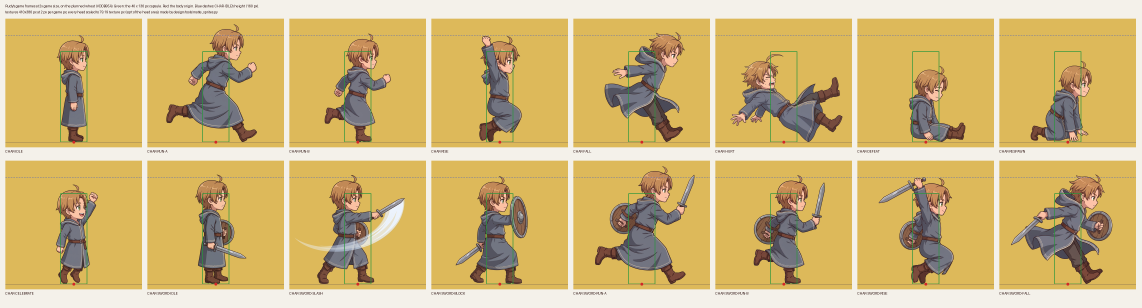
#> input picture fall-2026/shuai-z/assignment-2/generated/checks/rudy-frames-lineup.png, 3424 x 922 px (shown at 1/3 size)
$ python -i matte_sprites.py   (imports and definitions only)
#> lines starting #> are read from the running program, lines starting #| are printed output that depends on the picture; after the words box and inside, x2 and y2 are one past the last pixel; in counts of white or black regions, pixels touching at a corner belong together
#!/usr/bin/env python3
"""Turn Rudy's accepted Gemini frames into game-ready sprites for game/content/rudy/frames/.

    python3 design/tools/matte_sprites.py
    python3 design/tools/matte_sprites.py --only CHAR-DEFEAT,CHAR-SWORD-SLASH

For every frame in FRAMES:
1. Key out the flat background, and the cast shadow, which is the same color only darker. Edge pixels
   get a soft alpha and have the background color unmixed from them, so no blue fringe is left.
   Frames in TRAIL also keep the slash's motion trail as semi-transparent white.
2. Measure the head (the hair and face, holes filled) and scale the frame so the head is the same size
   in every frame. CHAR-IDLE sets that size: its full height, cowlick included, becomes 160 px,
   as in CHARACTER-SHEET.md. Overall heights then differ by pose, as they should.
   Frames are stored at DENSITY texture px per game px (2: CHAR-IDLE is 320 px tall), and drawn at
   1/DENSITY scale in the game, so they stay sharp when the 1920x1080 view is enlarged up to 2x.
3. Place every frame on one shared canvas: the lowest opaque pixel (the soles, or the seat when he
   sits) on the bottom line, and the middle of the torso on the vertical center line. That point is
   the body origin in game/content/rudy/rudy.tscn, where the 40 x 136 px capsule stands.

Writes one PNG per asset ID, frames.json (canvas, origin, and each frame's source, scale and placement),
and generated/checks/rudy-frames-lineup.png, which shows every frame against the capsule.
HEAD_SCALE and X_SHIFT hold manual corrections after looking at the lineup; each one is logged in
ASSET-LOG.md. The originals in generated/accepted/ are never changed.
Code written by Claude Code; it draws nothing new, it only cuts out, rescales and places.
"""
from __future__ import annotations

import argparse
import hashlib
import json
from pathlib import Path

import numpy as np
from PIL import Image, ImageDraw
from scipy import ndimage

ROOT = Path(__file__).resolve().parents[2]
ACCEPTED = ROOT / "generated" / "accepted"
OUT = ROOT / "game" / "content" / "rudy" / "frames"
LINEUP = ROOT / "generated" / "checks" / "rudy-frames-lineup.png"

# asset ID -> accepted original (see ASSET-LOG.md)
FRAMES = {
    "CHAR-IDLE": "CHAR-IDLE-01.jpg",
    "CHAR-RUN-A": "CHAR-RUN-A-01.jpg",
    "CHAR-RUN-B": "CHAR-RUN-B-02.jpg",
    "CHAR-RISE": "CHAR-RISE-01.jpg",
    "CHAR-FALL": "CHAR-FALL-01.jpg",
    "CHAR-HURT": "CHAR-HURT-02.jpg",
    "CHAR-DEFEAT": "CHAR-DEFEAT-01.jpg",
    "CHAR-RESPAWN": "CHAR-RESPAWN-01.jpg",
    "CHAR-CELEBRATE": "CHAR-CELEBRATE-01.jpg",
    "CHAR-SWORD-IDLE": "CHAR-SWORD-IDLE-01.jpg",
    "CHAR-SWORD-SLASH": "CHAR-SWORD-SLASH-01.jpg",
    "CHAR-SWORD-BLOCK": "CHAR-SWORD-BLOCK-01.jpg",
    "CHAR-SWORD-RUN-A": "CHAR-SWORD-RUN-A-01.jpg",
    "CHAR-SWORD-RUN-B": "CHAR-SWORD-RUN-B-01.jpg",
    "CHAR-SWORD-RISE": "CHAR-SWORD-RISE-01.jpg",
    "CHAR-SWORD-FALL": "CHAR-SWORD-FALL-01.jpg",
}
TRAIL = {"CHAR-SWORD-SLASH"}
ANCHOR = "CHAR-IDLE"
ANCHOR_HEIGHT = 160  # game px, CHARACTER-SHEET.md
DENSITY = 2  # texture px per game px; the game draws the frames at scale 1 / DENSITY

# Manual corrections after looking at the lineup. HEAD_SCALE multiplies a frame's final scale
# (the head measure is thrown off by windblown hair or a hand touching the head); X_SHIFT moves a
# frame sideways, in game px, positive to the right.
HEAD_SCALE: dict[str, float] = {
    # the raised arm hides the back of the head, so the head measures small and the frame came out
    # about 12% too big; judged by laying CHAR-IDLE's face outline over the face (2026-10-01)
    "CHAR-RISE": 0.88,
    "CHAR-SWORD-RISE": 0.88,
}
X_SHIFT: dict[str, int] = {}

PAD = 8 * DENSITY  # texture px of empty margin, so the in-engine 4 px outline fits
TRAIL_WHITE = np.array([236.0, 243.0, 252.0])


def sha12(path):
    return hashlib.sha256(Path(path).read_bytes()).hexdigest()[:12]


def matte(path, trail=False):
    """Return the figure as float RGBA (alpha 0..1) at full size, and the background color."""
#> called with trail = False
    im = np.asarray(Image.open(path).convert("RGB")).astype(float)
    h, w, _ = im.shape
#> h = 922; w = 3424
    px = w / 2048  # every distance below is tuned on 2048 px images
#> px = 1.67
    k = max(4, round(24 * px))
#> k = 40
    border = np.concatenate([im[:k].reshape(-1, 3), im[-k:].reshape(-1, 3),
                             im[:, :k].reshape(-1, 3), im[:, -k:].reshape(-1, 3)])
    bg = np.median(border, axis=0)
#> bg = [244, 241, 234]
    d = np.linalg.norm(im - bg, axis=2)
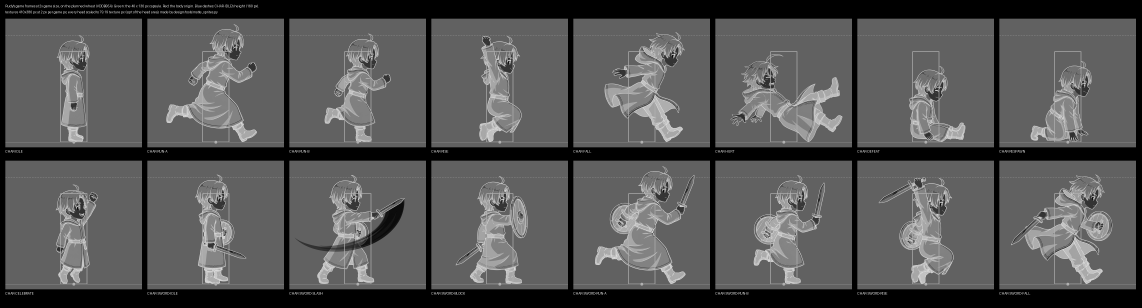
#> d: shape (922, 3424) float64 (shown at 1/3 size); min 0, max 407.1, mean 138; drawn with min black and max white
    # the cast shadow is the background color, only darker: im ~ s * bg with s < 1
    s = (im @ bg) / (bg @ bg)
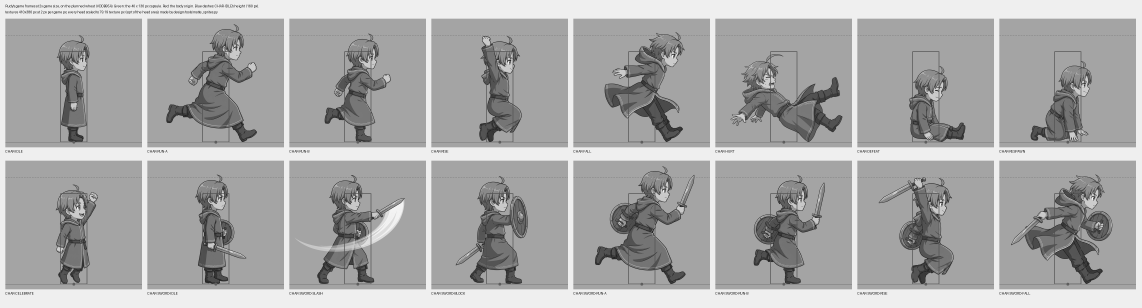
#> s: shape (922, 3424) float64 (shown at 1/3 size); min 0.0198, max 1.06, mean 0.714; drawn with min black and max white
    shadow = (s > 0.45) & (s < 1.02) & (np.linalg.norm(im - s[..., None] * bg, axis=2) < 9)
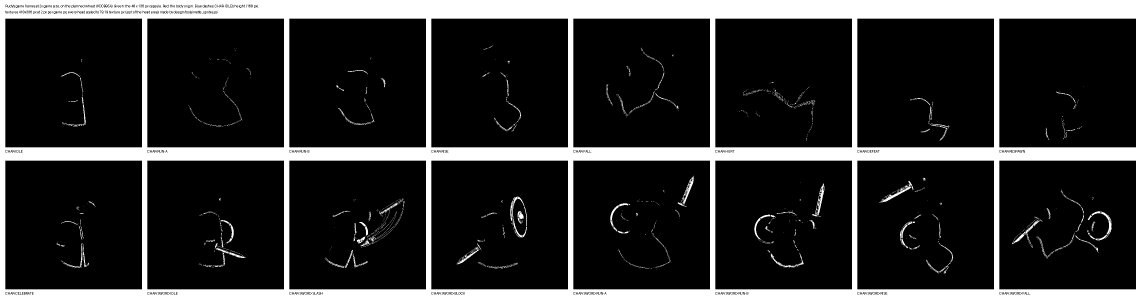
#> shadow: shape (922, 3424) bool (shown at 1/3 size); 20.3% white; 1463 white regions (1295 under 20 px), largest, box (x1, y1, x2, y2) and area: (0, 0, 3424, 922) 617769, (3264, 634, 3336, 721) 929, (2033, 527, 2082, 619) 791
    # the grey robe is close to the background in value, but not as blue
    blue = (im[..., 2] - im[..., 0]) > (bg[2] - bg[0]) * 0.55
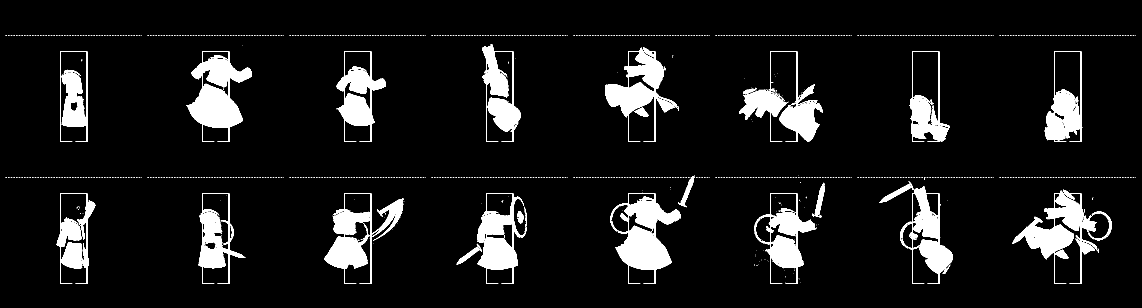
#> blue: shape (922, 3424) bool (shown at 1/3 size); 8.1% white; 1233 white regions (1155 under 20 px), largest, box (x1, y1, x2, y2) and area: (1831, 580, 2038, 852) 22754, (558, 154, 752, 426) 22103, (3076, 569, 3293, 852) 18675
    core = ((d < 22) | shadow) & blue
#> core: shape (922, 3424) bool; 0.53% white; 2106 white regions (2036 under 20 px), largest, box (x1, y1, x2, y2) and area: (1114, 599, 1209, 718) 2496, (2638, 555, 2733, 608) 763, (2048, 528, 2082, 614) 643
    lab, _ = ndimage.label(core)
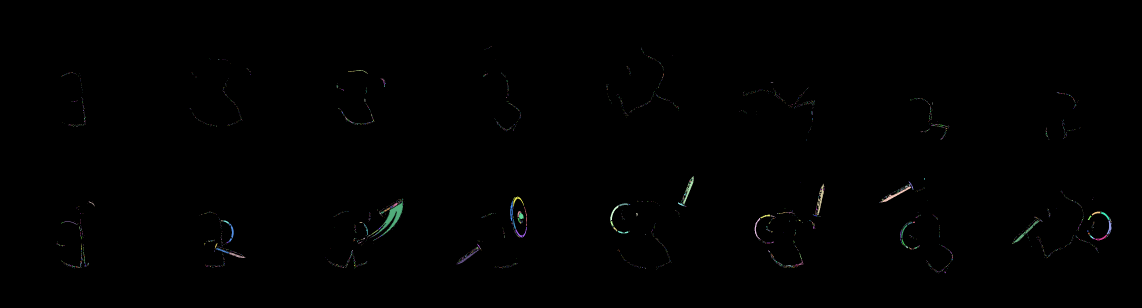
#> lab: shape (922, 3424) int32 (shown at 1/3 size); 3692 distinct labels, from 0 to 3691; one colour per label, 0 black
    on_border = np.unique(np.concatenate([lab[0], lab[-1], lab[:, 0], lab[:, -1]]))
#> on_border = [0]
    # shadow counts only where it joins the image border; plain background counts anywhere (holes)
    bgm = np.isin(lab, on_border[on_border > 0]) | (core & (d < 22))
#> bgm: shape (922, 3424) bool; 0.08% white; 36 white regions (35 under 20 px), largest, box (x1, y1, x2, y2) and area: (1114, 604, 1209, 718) 2343
    fg = ~bgm
    ref = np.where(shadow[..., None], s[..., None] * bg, bg)  # what the background was at each pixel
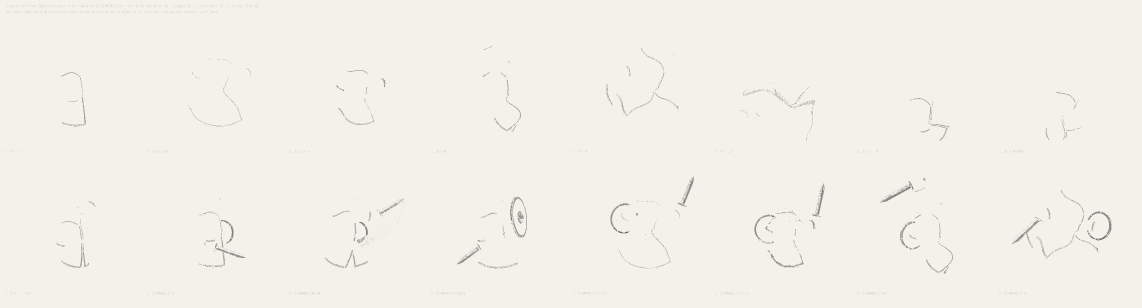
#> ref: shape (922, 3424, 3) float64 (shown at 1/3 size); mean of channels 0, 1, 2 243.3, 240.3, 233.3; drawn as R, G, B
    alpha = fg.astype(float)
    band = fg & ~ndimage.binary_erosion(fg, iterations=max(1, round(3 * px)))
#> band: shape (922, 3424) bool; 1.5% white; 13 white regions, largest, box (x1, y1, x2, y2) and area: (0, 0, 3424, 922) 43360, (1100, 599, 1215, 727) 2678, (673, 742, 739, 777) 574
    dd = np.linalg.norm(im - ref, axis=2)
    alpha[band] = np.clip((dd[band] - 18) / 70, 0, 1)
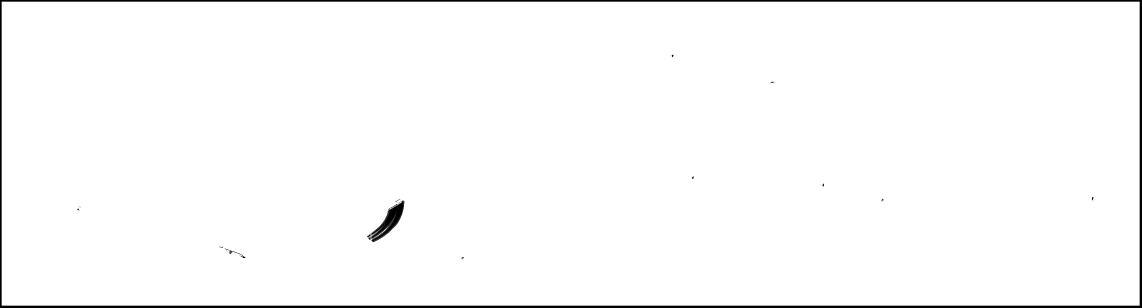
#> alpha: shape (922, 3424) float64 (shown at 1/3 size); min 0, max 1, mean 0.985
    col = im.copy()
    if trail:
        # the trail is white laid over the background at partial strength: im = bg + t * (white - bg)
        v = TRAIL_WHITE - bg
        t = ((im - bg) @ v) / (v @ v)
        # t > 0.08 leaves out the background's own faint shading, which also lies on this line
        on_line = (t > 0.08) & (t < 1.05) & (np.linalg.norm(im - bg - t[..., None] * v, axis=2) < 14)
        lab, n = ndimage.label(on_line)
        # only large stretches that touch the background directly; the blade's light steel is inside an outline
        touch = np.unique(lab[ndimage.binary_dilation(bgm, iterations=max(1, round(2 * px))) & on_line])
        big = np.nonzero(ndimage.sum(on_line, lab, range(1, n + 1)) > 2000 * px * px)[0] + 1
        tr = np.isin(lab, np.intersect1d(touch[touch > 0], big))
        alpha[tr] = np.clip(t[tr], 0, 1)
        col[tr] = TRAIL_WHITE
    a = np.clip(alpha, 1e-3, 1)[..., None]
    unmix = band & ~(col == TRAIL_WHITE).all(axis=2)
    col[unmix] = np.clip((im[unmix] - (1 - a[unmix]) * ref[unmix]) / a[unmix], 0, 255)
    return np.dstack([col, alpha]), bg


# [17 lines left out: function head_size, not called in this run]


def to_image(rgba):
    out = np.dstack([rgba[..., :3], rgba[..., 3] * 255]).round().clip(0, 255).astype(np.uint8)
    return Image.fromarray(out, "RGBA")


# [119 lines left out: functions shrink, torso_x, main, lineup, not called in this run]


# [2 lines not run here, left out]

>>> result = matte('../../generated/checks/rudy-frames-lineup.png')
